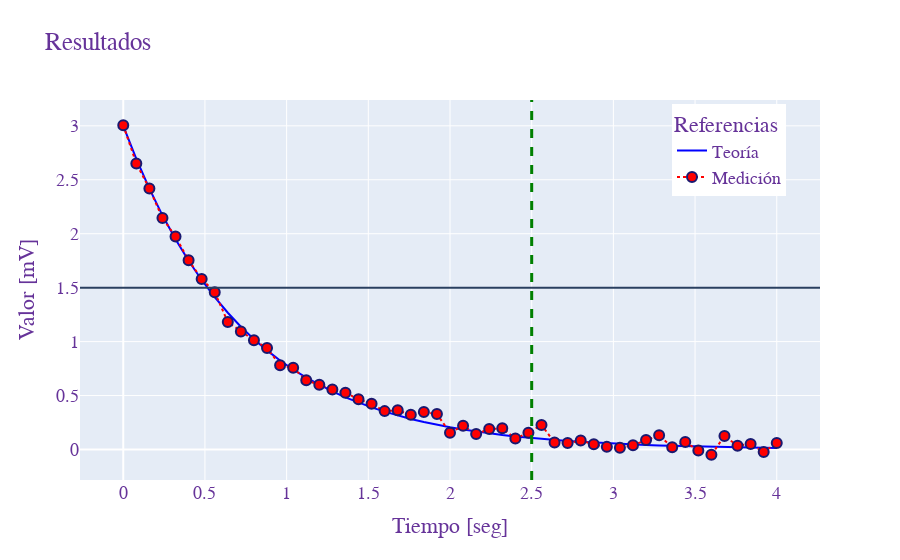

The notebook cell this image was saved under:
### Code cell
fig.add_hline(y=1.5)
fig.add_vline(x=2.5, line_width=3, line_dash="dash", line_color="green")
fig.show()
